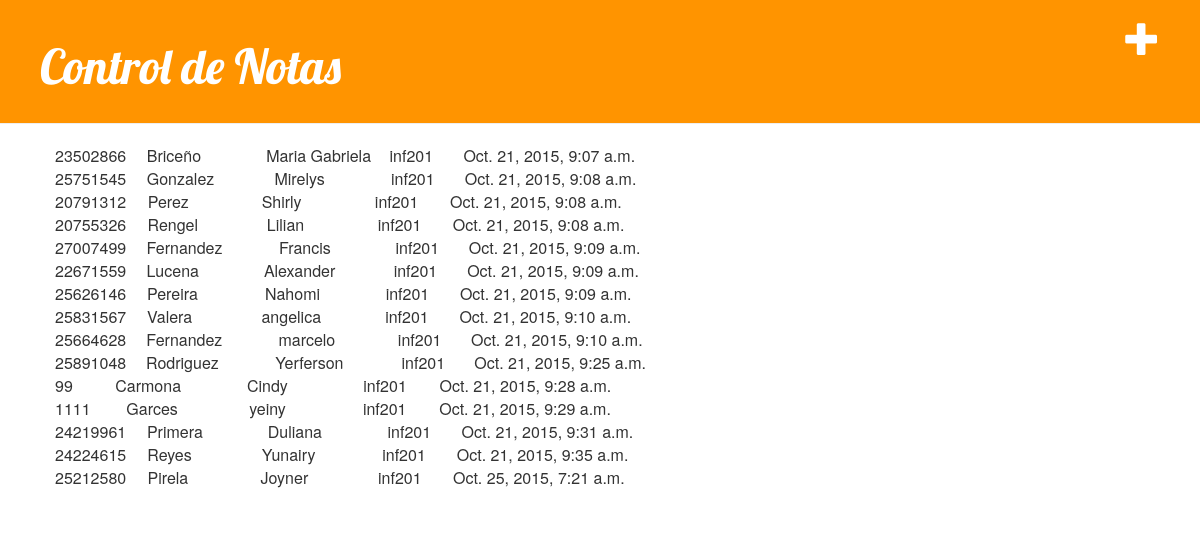
The page / on the database its author committed.
### blog/models.py (models this page shows, shortened)
class Inscripcion(models.Model):
    alumno  = models.ForeignKey(Alumno)
    seccion = models.ForeignKey(Seccion)
    fecha =   models.DateTimeField(blank=True, null=True)

class Alumno(models.Model):
    cedula   = models.IntegerField(unique=True)
    nombre   = models.CharField(max_length=25)
    apellido = models.CharField(max_length=25)
    email    = models.EmailField(default='a@a.com')

class Seccion(models.Model):
    materia = models.ForeignKey(Materia)
    aula = models.ForeignKey(Aula)
    seccion = models.CharField(max_length=10)
    def __str__(self):
        return self.seccion

### blog/views.py (the view)
# urls.py: url(r'^$',                          views.inscripcion_info2),
def inscripcion_info2(request):
    inscripciones = Inscripcion.objects.filter(seccion = 5).order_by('alumno')
    return render(request,'blog/inscripcion_list.html',{'inscripciones':inscripciones})

### blog/templates/blog/inscripcion_list.html
{% extends "blog/base.html" %}
    {% block content %}
        {% for inscripcion in inscripciones %}
                <table>
                  <tr>
                    <td width="130"> {{ inscripcion.alumno.cedula }}</td>
                    <td width="240"> {{ inscripcion.alumno.apellido }}</td>
                    <td width="240"> {{ inscripcion.alumno.nombre }} </td>
                    <td width="130"> {{ inscripcion.seccion }} </td>
                    <td width="900"> {{ inscripcion.fecha }} </td>
                  </tr>
             </table>
        {% endfor %}
        <a href="{% url "blog.views.alumn_list" %}" class="top-menu"><span class="glyphicon glyphicon-plus"></span></a>
    {% endblock content %}

### blog/static/css/blog.css (style rules this page uses)
.top-menu, .top-menu:hover, .top-menu:visited { color: #ffffff; float: right; font-size: 26pt; margin-right: 20px; }

### rows shown on the page
Inscripcion: alumno.cedula "23502866", alumno.apellido "Briceño", alumno.nombre "Maria Gabriela", seccion "inf201", fecha "Oct. 21, 2015, 9:07 a.m."
Inscripcion: alumno.cedula "25751545", alumno.apellido "Gonzalez", alumno.nombre "Mirelys", seccion "inf201", fecha "Oct. 21, 2015, 9:08 a.m."
Inscripcion: alumno.cedula "20791312", alumno.apellido "Perez", alumno.nombre "Shirly", seccion "inf201", fecha "Oct. 21, 2015, 9:08 a.m."
Inscripcion: alumno.cedula "20755326", alumno.apellido "Rengel", alumno.nombre "Lilian", seccion "inf201", fecha "Oct. 21, 2015, 9:08 a.m."
Inscripcion: alumno.cedula "27007499", alumno.apellido "Fernandez", alumno.nombre "Francis", seccion "inf201", fecha "Oct. 21, 2015, 9:09 a.m."
Inscripcion: alumno.cedula "22671559", alumno.apellido "Lucena", alumno.nombre "Alexander", seccion "inf201", fecha "Oct. 21, 2015, 9:09 a.m."
Inscripcion: alumno.cedula "25626146", alumno.apellido "Pereira", alumno.nombre "Nahomi", seccion "inf201", fecha "Oct. 21, 2015, 9:09 a.m."
Inscripcion: alumno.cedula "25831567", alumno.apellido "Valera", alumno.nombre "angelica", seccion "inf201", fecha "Oct. 21, 2015, 9:10 a.m."
Inscripcion: alumno.cedula "25664628", alumno.apellido "Fernandez", alumno.nombre "marcelo", seccion "inf201", fecha "Oct. 21, 2015, 9:10 a.m."
Inscripcion: alumno.cedula "25891048", alumno.apellido "Rodriguez", alumno.nombre "Yerferson", seccion "inf201", fecha "Oct. 21, 2015, 9:25 a.m."
Inscripcion: alumno.cedula "99", alumno.apellido "Carmona", alumno.nombre "Cindy", seccion "inf201", fecha "Oct. 21, 2015, 9:28 a.m."
Inscripcion: alumno.cedula "1111", alumno.apellido "Garces", alumno.nombre "yeiny", seccion "inf201", fecha "Oct. 21, 2015, 9:29 a.m."
Inscripcion: alumno.cedula "24219961", alumno.apellido "Primera", alumno.nombre "Duliana", seccion "inf201", fecha "Oct. 21, 2015, 9:31 a.m."
Inscripcion: alumno.cedula "24224615", alumno.apellido "Reyes", alumno.nombre "Yunairy", seccion "inf201", fecha "Oct. 21, 2015, 9:35 a.m."
Inscripcion: alumno.cedula "25212580", alumno.apellido "Pirela", alumno.nombre "Joyner", seccion "inf201", fecha "Oct. 25, 2015, 7:21 a.m."
